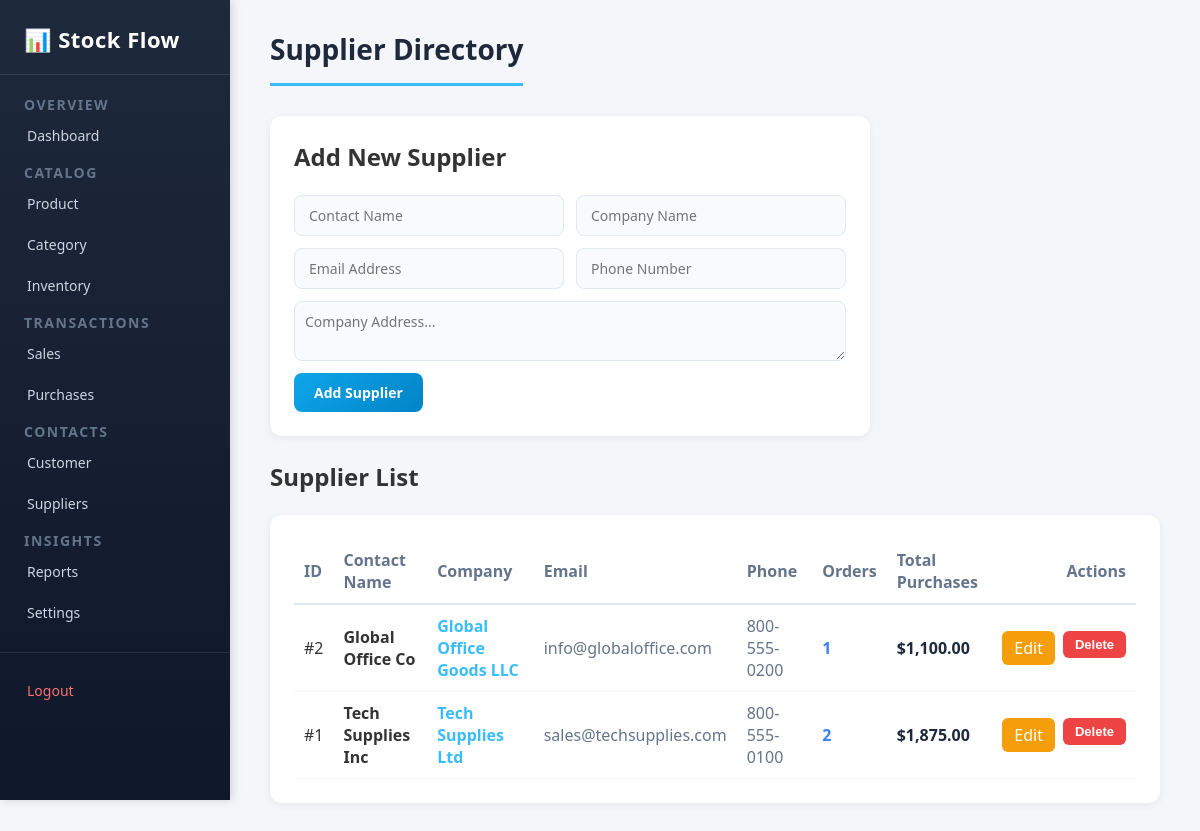
The app's page /_backup_original/pages/suppliers.php (signed in) with its own data.
### tables this page shows
CREATE TABLE IF NOT EXISTS `suppliers` (
    `id` INT AUTO_INCREMENT PRIMARY KEY,
    `name` VARCHAR(100) NOT NULL,
    `company` VARCHAR(100) NULL,
    `email` VARCHAR(100) NULL,
    `phone` VARCHAR(30) NULL,
    `address` TEXT NULL,
    `created_at` TIMESTAMP DEFAULT CURRENT_TIMESTAMP
);

### _backup_original/pages/suppliers.php (the view, shortened to what this page needs)
<?php
require_once __DIR__ . '/../includes/header.php';
$edit_sup = null;
$suppliers = [];
if ($pdo !== null) {
    $stmt = $pdo->query("SELECT s.*, COUNT(pu.id) AS total_orders, COALESCE(SUM(pu.total_amount), 0) AS total_purchased
                         FROM suppliers s
                         LEFT JOIN purchases pu ON s.id = pu.supplier_id
                         GROUP BY s.id
                         ORDER BY s.id DESC");
    $suppliers = $stmt->fetchAll();
}
?>
<h1>Supplier Directory</h1>
<div class="form-card" style="max-width: 600px;">
    <h2><?php echo $edit_sup ? 'Edit Supplier' : 'Add New Supplier'; ?></h2>
    <br>
    <form method="POST" action="suppliers.php" id="todoForm">
        <div style="display: grid; grid-template-columns: 1fr 1fr; gap: 12px;">
            <input type="text" name="name" placeholder="Contact Name" value="<?php echo htmlspecialchars($edit_sup['name'] ?? ''); ?>" required>
            <input type="text" name="company" placeholder="Company Name" value="<?php echo htmlspecialchars($edit_sup['company'] ?? ''); ?>">
        </div>
        <div style="display: grid; grid-template-columns: 1fr 1fr; gap: 12px;">
            <input type="email" name="email" placeholder="Email Address" value="<?php echo htmlspecialchars($edit_sup['email'] ?? ''); ?>">
            <input type="text" name="phone" placeholder="Phone Number" value="<?php echo htmlspecialchars($edit_sup['phone'] ?? ''); ?>">
        </div>
        <textarea name="address" placeholder="Company Address..." rows="2" style="width: 100%; padding: 10px; border-radius: 8px; border: 1.5px solid #e2e8f0; font-family: inherit;"><?php echo htmlspecialchars($edit_sup['address'] ?? ''); ?></textarea>
        <div style="display: flex; gap: 10px;">
            <button type="submit" id="submit"><?php echo $edit_sup ? 'Update Supplier' : 'Add Supplier'; ?></button>
        </div>
    </form>
</div>
<h2>Supplier List</h2>
<br>
<div class="form-card" style="max-width: 100%;">
    <table style="width: 100%; border-collapse: collapse; text-align: left;">
        <thead>
            <tr style="border-bottom: 2px solid #e2e8f0; color: #64748b;">
                <th style="padding: 10px;">ID</th>
                <th style="padding: 10px;">Contact Name</th>
                <th style="padding: 10px;">Company</th>
                <th style="padding: 10px;">Email</th>
                <th style="padding: 10px;">Phone</th>
                <th style="padding: 10px;">Orders</th>
                <th style="padding: 10px;">Total Purchases</th>
                <th style="padding: 10px; text-align: right;">Actions</th>
            </tr>
        </thead>
        <tbody>
            <?php if (empty($suppliers)): ?>
                <tr>
                    <td colspan="8" style="padding: 15px; color: #64748b;">No suppliers added yet.</td>
                </tr>
            <?php else: ?>
                <?php foreach ($suppliers as $s): ?>
                    <tr style="border-bottom: 1px solid #f1f5f9;">
                        <td style="padding: 10px;">#<?php echo $s['id']; ?></td>
                        <td style="padding: 10px; font-weight: 600;"><?php echo htmlspecialchars($s['name']); ?></td>
                        <td style="padding: 10px; color: #38bdf8; font-weight: 600;"><?php echo htmlspecialchars($s['company'] ?? '-'); ?></td>
                        <td style="padding: 10px; color: #64748b;"><?php echo htmlspecialchars($s['email'] ?? '-'); ?></td>
                        <td style="padding: 10px; color: #64748b;"><?php echo htmlspecialchars($s['phone'] ?? '-'); ?></td>
                        <td style="padding: 10px; font-weight: 600; color: #3b82f6;"><?php echo $s['total_orders']; ?></td>
                        <td style="padding: 10px; font-weight: 700; color: #1e293b;">$<?php echo number_format($s['total_purchased'], 2); ?></td>
                        <td style="padding: 10px; text-align: right;">
                            <div class="btn" style="justify-content: flex-end;">
                                <a href="suppliers.php?edit=<?php echo $s['id']; ?>" class="update" style="padding: 6px 12px; border-radius: 6px; text-decoration: none; display: inline-block;">Edit</a>
                                <form method="POST" action="suppliers.php" style="display: inline;" onsubmit="return confirm('Are you sure you want to delete this supplier?');">
                                    <button type="submit" class="delete">Delete</button>
                                </form>
                            </div>
                        </td>
                    </tr>
                <?php endforeach; ?>
            <?php endif; ?>
        </tbody>
    </table>
</div>
<?php require_once __DIR__ . '/../includes/footer.php'; ?>

### _backup_original/style/style.css (style rules this page uses)
* { margin: 0; padding: 0; box-sizing: border-box; }
body { font-family: 'Segoe UI', Tahoma, Geneva, Verdana, sans-serif; background-color: #f4f6f9; color: #333; min-height: 100vh; }
a { text-decoration: none; color: inherit; }
#rightsidebar > h1 { font-size: 28px; font-weight: 700; color: #1e293b; margin-bottom: 30px; padding-bottom: 15px; border-bottom: 3px solid #38bdf8; display: inline-block; }
.form-card { background: #ffffff; border-radius: 12px; padding: 24px; box-shadow: 0 2px 8px rgba(0, 0, 0, 0.06); margin-bottom: 24px; max-width: 600px; }
#todoForm { display: flex; flex-direction: column; gap: 12px; }
#todoForm input, #todoForm textarea { width: 100%; padding: 10px 14px; font-size: 14px; font-family: inherit; color: #1e293b; background: #f8fafc; border: 1.5px solid #e2e8f0; border-radius: 8px; outline: none; transition: border-color 0.2s ease; }
#submit { padding: 10px 20px; font-size: 14px; font-weight: 600; font-family: inherit; color: #ffffff; background: linear-gradient(135deg, #0ea5e9 0%, #0284c7 100%); border: none; border-radius: 8px; cursor: pointer; transition: transform 0.2s ease, box-shadow 0.2s ease; align-self: flex-start; }
.btn { display: flex; gap: 8px; }
.btn button { padding: 6px 12px; font-size: 13px; font-weight: 600; border: none; border-radius: 6px; cursor: pointer; transition: background 0.2s ease; }
.update { background-color: #f59e0b; color: #ffffff; }
.delete { background-color: #ef4444; color: #ffffff; }

### records on screen
suppliers: id "2", name "Global Office Co", company "Global Office Goods LLC", email "info@globaloffice.com", phone "800-555-0200", total_orders "1", total_purchased "1,100.00"
suppliers: id "1", name "Tech Supplies Inc", company "Tech Supplies Ltd", email "sales@techsupplies.com", phone "800-555-0100", total_orders "2", total_purchased "1,875.00"
